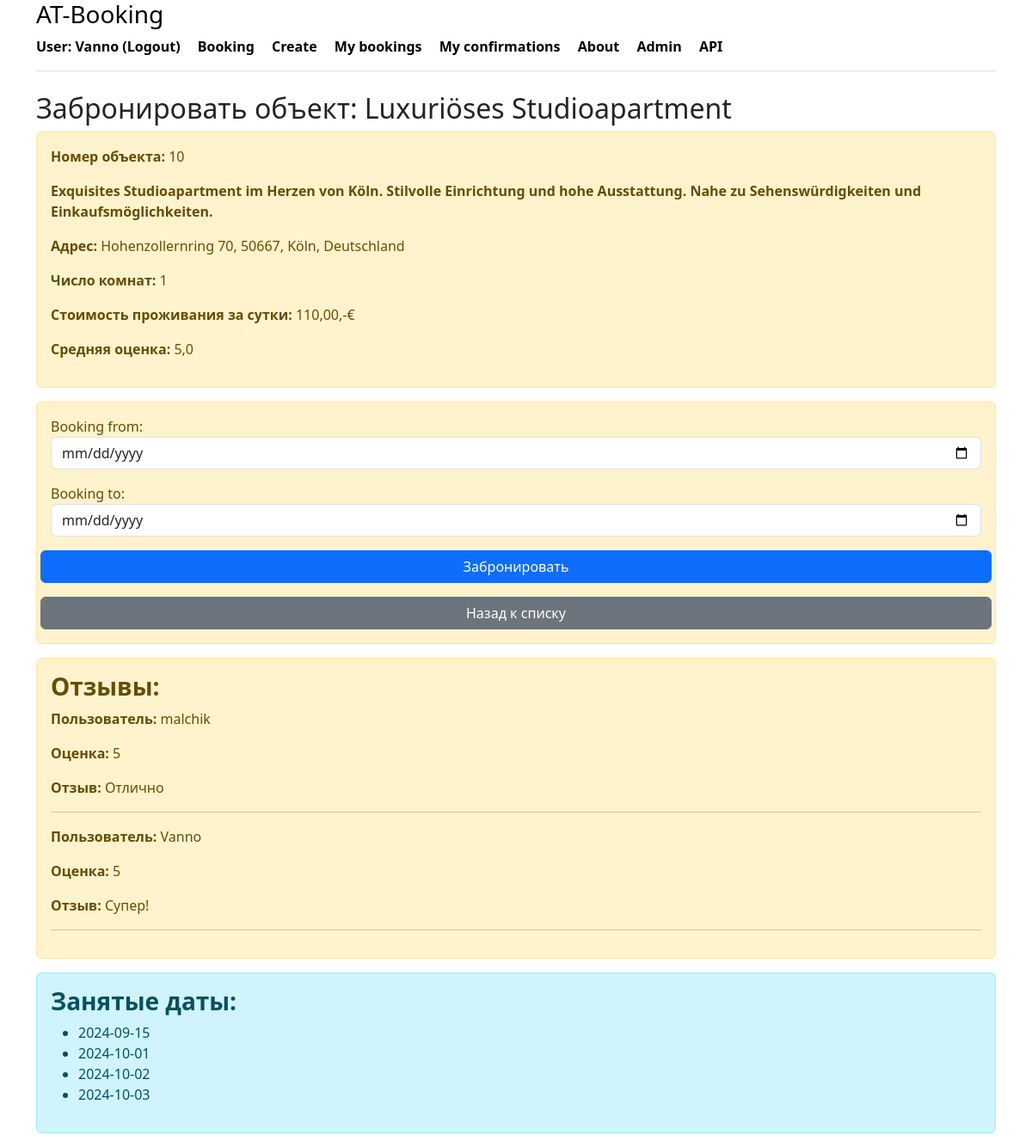
The page /booking/create/10/ (signed in) on the database its author committed.
### booking/models.py (models this page shows, shortened)
class Housing(models.Model):
    class HousingType(models.TextChoices):
        APARTMENT = 'APARTMENT', 'Квартира'
        HOUSE = 'HOUSE', 'Дом'
        STUDIO = 'STUDIO', 'Студия'
        CASTLE = 'CASTLE', 'Замок'
        HOTEL = 'HOTEL', 'Гостиница'
        VILLA = 'VILLA', 'Вилла'
        COTTAGE = 'COTTAGE', 'Коттедж'
    name = models.CharField(_('Name of object'), max_length=100)
    type = models.CharField(
        _('Type of object'),
        max_length=20,
        choices=HousingType.choices,
        default=HousingType.APARTMENT
    )
    country = models.CharField(_('Country'), max_length=50)
    post_code = models.CharField(_('Postal code'), max_length=10)
    city = models.CharField(_('City'), max_length=50)
    street = models.CharField(_('Street'), max_length=50, null=True, blank=True)
    house_number = models.CharField(_('House number'), max_length=50, null=True, blank=True)
    rooms = models.IntegerField(_('Number of rooms'))
    description = models.TextField(_('Description'))
    price = models.DecimalField(_('Price'), max_digits=10, decimal_places=2)
    owner = models.ForeignKey(User, on_delete=models.CASCADE, related_name='owner_housings')
    is_visible = models.BooleanField(default=True)
    created_at = models.DateTimeField(auto_now_add=True)
    views = models.IntegerField(default=0)  # Поле для хранения количества просмотров
    class Meta:
        verbose_name_plural = _('housings')
        verbose_name = _('housing')
        indexes = [
            models.Index(fields=['type']),
            models.Index(fields=['price']),
        ]
    def get_average_rating(self):
        avg_rating = self.reviews.aggregate(Avg('rating')).get('rating__avg')
        return avg_rating if avg_rating is not None else 0  # Возвращаем 0, если нет отзывов

class Review(models.Model):
    rating = models.IntegerField(_('Rating'))
    text = models.TextField(_('Review'))
    created_at = models.DateTimeField(auto_now_add=True)
    owner = models.ForeignKey(User, on_delete=models.CASCADE, related_name='reviews')
    housing = models.ForeignKey(Housing, on_delete=models.CASCADE, related_name='reviews')
    class Meta:
        verbose_name_plural = _('reviews')
        verbose_name = _('review')

### booking/views.py (the view)
# urls.py: path('booking/create/<int:housing_id>/', create_booking, name='create_booking'),
@login_required
def create_booking(request, housing_id):
    housing = get_object_or_404(Housing, pk=housing_id)
    if request.user == housing.owner:
        messages.error(request, 'Вы не можете забронировать свой собственный объект.')
        return redirect('message')  # Перенаправляем на страницу списка объектов
    reviews = Review.objects.filter(housing=housing).order_by('owner_id')
    bookings = Booking.objects.filter(housing=housing)
    occupied_dates = []
    for booking in bookings:
        start_date = booking.date_from
        end_date = booking.date_to
        current_date = start_date
        while current_date <= end_date:
            occupied_dates.append(format(current_date, 'Y-m-d'))
            current_date += timedelta(days=1)
    if request.method == 'POST':
        form = BookingForm(request.POST)
        if form.is_valid():
            booking = form.save(commit=False)
            booking.owner = request.user  # Устанавливаем владельца бронирования
            booking.housing = housing  # Устанавливаем жилье для бронирования
            date_from = form.cleaned_data['date_from']
            date_to = form.cleaned_data['date_to']
            if date_from < now().date() or date_to < now().date():
                messages.error(request, 'Выбранные даты не могут быть в прошлом. Пожалуйста, выберите другие даты.')
                return render(request, 'booking/create_booking.html', {
                    'form': form,
                    'housing': housing
                })
            if date_from > date_to:
                messages.error(request, 'Дата начала не может быть позже даты окончания.')
                return render(request, 'booking/create_booking.html', {
                    'form': form,
                    'housing': housing
                })
            overlapping_bookings = Booking.objects.filter(
                housing=housing,
                status__in=[Booking.BookingStatus.CONFIRMED, Booking.BookingStatus.PENDING]
            ).filter(
                Q(date_from__lte=date_to, date_to__gte=date_from)
            )
            if overlapping_bookings.exists():
                messages.error(request, 'На выбранные даты объект уже забронирован. Пожалуйста, выберите другие даты.')
                return render(request, 'booking/create_booking.html', {
                    'form': form,
                    'housing': housing
                })
            booking.save()
            messages.success(request, 'Бронирование успешно создано и ожидает подтверждения!')
            return redirect('my_bookings')  # Перенаправляем на страницу бронирования
    else:
        form = BookingForm()
    return render(request, 'booking/create_booking.html', {
        'form': form,
        'housing': housing,
        'reviews': reviews,
        'occupied_dates': occupied_dates,
    })

### booking/forms.py (shortened to what this page needs)
class BookingForm(forms.ModelForm):
    class Meta:
        model = Booking
        fields = ['date_from', 'date_to'] # Поля, заполняемые пользователем
        widgets = {
            'date_from': forms.DateInput(attrs={'type': 'date', 'class': 'form-control'}),
            'date_to': forms.DateInput(attrs={'type': 'date', 'class': 'form-control'}),
        }

### booking/templates/booking/create_booking.html (shortened to what this page needs)
{% extends 'booking/base.html' %}
{% block content %}
    <h2>Забронировать объект: {{ housing.name }}</h2>
    <div class="alert alert-warning mt-2">
        <p><strong>Номер объекта:</strong> {{ housing.id }}</p>
                 <p><strong>{{ housing.description }}</strong></p>
                 <p><strong>Адрес:</strong> {{ housing.street }} {{ housing.house_number }}, {{ housing.post_code }}, {{ housing.city }}, {{ housing.country }}</p>
                 <p><strong>Число комнат:</strong> {{ housing.rooms }}</p>
                 <p><strong>Стоимость проживания за сутки:</strong> {{ housing.price }},-€</p>
                <p><strong>Средняя оценка:</strong> {{ housing.get_average_rating }}</p>
    </div>
    <div class="alert alert-warning mt-2">
        <form method="post">
            {{ form.as_p }}
             <div class="row">
                <button type="submit" class="btn btn-primary">Забронировать</button>
             </div>
        </form>
     <div class="row">
        <a href="{% url 'housing_list' %}" class="btn btn-secondary mt-3">Назад к списку</a>
     </div>
    </div>
     <div class="alert alert-warning mt-2">
        <h3><strong>Отзывы:</strong></h3>
        {% if reviews %}
            {% for el in reviews %}
                <p><strong>Пользователь:</strong> {{ el.owner.username }}</p>
                <p><strong>Оценка:</strong> {{ el.rating }}</p>
                <p><strong>Отзыв:</strong> {{ el.text }}</p>
                <hr>
            {% endfor %}
        {% else %}
            <p>Отзывов пока еще нет, вы можете оставить первый. Для этого Вам нужно забронировать объект и дождаться подтверждения бронирования владельцем объекта.</p>
        {% endif %}
    </div>
    <div class="alert alert-info mt-2">
        <h3><strong>Занятые даты:</strong></h3>
        <ul>
            {% for date in occupied_dates %}
                <li class="occupied-date">{{ date }}</li>
            {% empty %}
                <p>Нет занятых дат.</p>
            {% endfor %}
        </ul>
    </div>
{% endblock %}

### booking/templates/booking/base.html (shortened to what this page needs)
<!DOCTYPE html>
<html lang="ru">
<head>
    <link rel="stylesheet" href="https://cdn.jsdelivr.net/npm/bootstrap@5.3.3/dist/css/bootstrap.min.css">
</head>
<body>
<div class="container">
   <div class="d-flex flex-column flex-md-row align-items-center pb-3 mb-4 border-bottom">
       <a href="/" class="d-flex align-items-center link-body-emphasis text-decoration-none">
        <strong>
          <a class="link-body-emphasis text-decoration-none" href="{% url 'index' %}"><h3>AT-Booking</h3></a>
               {% if user.is_authenticated %}
                   <a class="me-3 py-2 link-body-emphasis text-decoration-none" href="{% url 'logout' %}">User: {{ user.username }} (Logout) </a>
               {% else %}
                   <a class="me-3 py-2 link-body-emphasis text-decoration-none" href="{% url 'login' %}">Login</a>
               {% endif %}
               <a class="me-3 py-2 link-body-emphasis text-decoration-none" href="{% url 'housing_list' %}">Booking</a>
               <a class="me-3 py-2 link-body-emphasis text-decoration-none" href="{% url 'create' %}">Create</a>
               <a class="me-3 py-2 link-body-emphasis text-decoration-none" href="{% url 'my_bookings' %}">My bookings</a>
                <a class="me-3 py-2 link-body-emphasis text-decoration-none" href="{% url 'my_confirmation' %}">My confirmations</a>
                <a class="me-3 py-2 link-body-emphasis text-decoration-none" href="{% url 'about' %}">About</a>
            <a class="me-3 py-2 link-body-emphasis text-decoration-none" href="/admin/">Admin</a>
               <a class="me-3 py-2 link-body-emphasis text-decoration-none" href="/api/">API</a>
        </strong>
   </div>
</div>
<div class="container">
    {% block content %}{% endblock %}
</div>
</body>
</html>

### rows shown on the page
Housing: name "Luxuriöses Studioapartment", id "10", description "Exquisites Studioapartment im Herzen von Köln. Stilvolle Einrichtung und hohe Ausstattung. Nahe zu Sehenswürdigkeiten und Einkaufsmöglichkeiten.", street "Hohenzollernring", house_number "70", post_code "50667", city "Köln", country "Deutschland", rooms "1", price "110,00", get_average_rating "5,0"
Review: owner.username "malchik", rating "5", text "Отлично"
Review: owner.username "Vanno", rating "5", text "Супер!"

### other values the page prints
{{ user.username }} "Vanno"
{{ date }} "2024-09-15" "2024-10-01" "2024-10-02" "2024-10-03"
